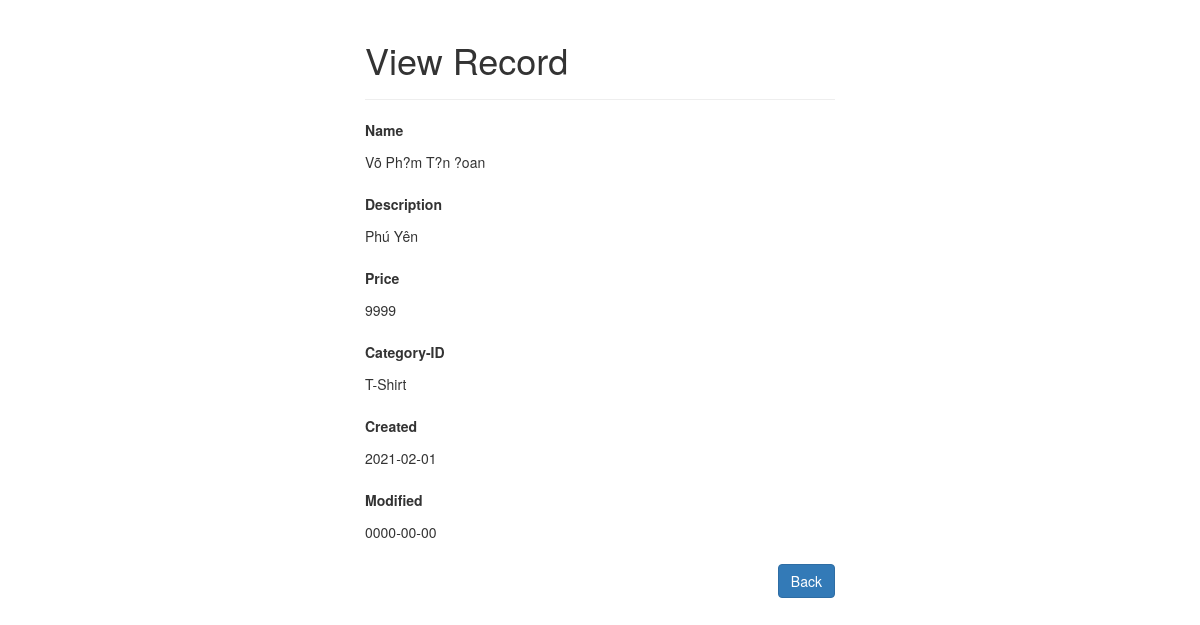
Screenshot of /crudphp2/product/read.php?id=45 with the database file from the repository.
### tables this page shows
CREATE TABLE `products` (
  `id` int(11) NOT NULL,
  `namepro` varchar(100) NOT NULL,
  `description` text NOT NULL,
  `image` varchar(255) NOT NULL,
  `price` int(11) NOT NULL,
  `category_id` int(11) NOT NULL,
  `created` date NOT NULL,
  `modified` date NOT NULL
);

CREATE TABLE `categories` (
  `id` int(11) NOT NULL,
  `name` varchar(256) NOT NULL,
  `created` datetime NOT NULL,
  `modified` date NOT NULL
);

### crudphp2/database/data.php (called while the page is built, shortened)
<?php
    $db = new database(HOST, DB_USER, DB_PASSWORD, DB_NAME);
    class database {
        public $connection;
        function __construct($host, $db_user, $db_pass, $db_name){
            $this->connection = new mysqli($host, $db_user, $db_pass, $db_name);
        }
        function getData($sql){
            $result = $this->connection->query($sql);
            $data = [];
            if($result->num_rows > 0){
                while($row = $result->fetch_assoc()){
                    $data[] = $row;
                }
            }
            return $data;
        }
    }
?>

### crudphp2/product/read.php (the view, shortened to what this page needs)
<?php
    $id = $_GET['id'];
    require_once('../database/data.php');
    $sqlread = "SELECT p.id, p.namepro, p.description, p.price, c.name, p.created, p.modified
    FROM products AS p
    INNER JOIN categories AS c
    ON p.category_id = c.id WHERE p.id = '$id'";
    $products = $db->getData($sqlread);
?>
<!DOCTYPE html>
<html lang="en">
<head>
    <link rel="stylesheet" href="https://maxcdn.bootstrapcdn.com/bootstrap/3.3.7/css/bootstrap.css">
</head>
<body>
    <div class="wrapper">
        <div class="container-fluid">
            <div class="row">
                <div class="col-md-12">
                    <div class="page-header">
                        <h1>View Record</h1>
                    </div>
                    <div class="form-group">
                        <label>Name</label>
                        <p class="form-control-static"><?php echo $products[0]["namepro"]; ?></p>
                    </div>
                    <div class="form-group">
                        <label>Description</label>
                        <p class="form-control-static"><?php echo $products[0]["description"]; ?></p>
                    </div>
                    <div class="form-group">
                        <label>Price</label>
                        <p class="form-control-static"><?php echo $products[0]["price"]; ?></p>
                    </div>
                    <div class="form-group">
                        <label>Category-ID</label>
                        <p class="form-control-static"><?php echo $products[0]["name"]; ?></p>
                    </div>
                    <div class="form-group">
                        <label>Created</label>
                        <p class="form-control-static"><?php echo $products[0]["created"]; ?></p>
                    </div>
                    <div class="form-group">
                        <label>Modified</label>
                        <p class="form-control-static"><?php echo $products[0]["modified"]; ?></p>
                    </div>
                    <p><a href="../index.php" class="btn btn-primary" style="float:right;">Back</a></p>
                </div>
            </div>
        </div>
    </div>
</body>
</html>

### crudphp2/product/read.php (style rules this page uses)
.wrapper { width: 500px; margin: 0 auto; }

### rows the page displays
products: namepro "Võ Ph?m T?n ?oan", description "Phú Yên", price "9999", category.name "T-Shirt", created "2021-02-01", modified "0000-00-00"
